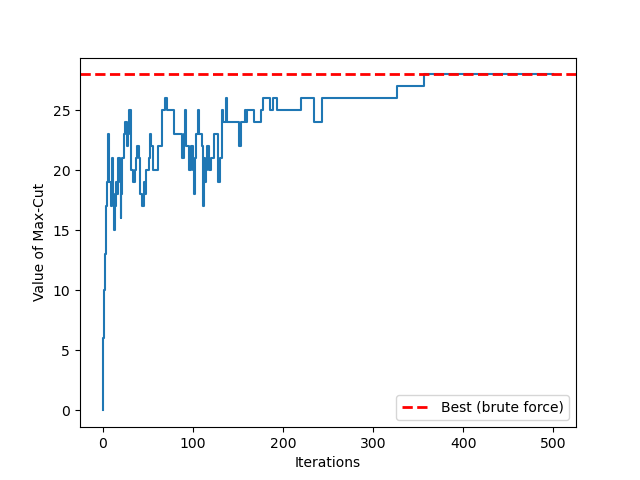
#> input picture prototyping/maxcut_sa.png, 640 x 480 px, given in place of the camera
$ python lp_n.py
#> lines starting #> are read from the running program, lines starting #| are printed output that depends on the picture
import numpy as np
import cv2


def scamp_colorscheme(img):
    return (np.clip(img, -128, 127) + 128).astype(np.uint8)


# Initialize variables
alpha = 0.1  # Smoothing factor for low-pass filter
filtered_frame = None

alpha2 = 0.9
filtered_frame2 = None

alpha3 = None
alpha4 = 0.1
VBip = None
Q_lpf = None

V_mem = None
alpha5 = 0.1

# Stream from camera (simulate using a video file for example)
G0A = 0.1
lambda_A = 0.1

threshold = 10

# Callback function for trackbar
def on_trackbar(val):
    global alpha
    alpha = val / 100.0  # Convert integer trackbar value to float (0.0 - 1.0)

# Callback function for trackbar
def on_trackbar2(val):
    global alpha2
    alpha2 = val / 100.0  # Convert integer trackbar value to float (0.0 - 1.0)

def on_trackbar4(val):
    global alpha4
    alpha2 = val / 100.0  # Convert integer trackbar value to float (0.0 - 1.0)

def on_trackbar5(val):
    global alpha5
    alpha5 = val / 100.0  # Convert integer trackbar value to float (0.0 - 1.0)

def mouse_click(ev):
    pass

cap = cv2.VideoCapture(0)  # Replace with video path or camera index

# Create a named window
cv2.namedWindow("LPF1")
cv2.namedWindow("LPF2")
cv2.namedWindow("events")
cv2.namedWindow("blured")
cv2.namedWindow("Q_lpf")
cv2.namedWindow("V_mem")

# Add a trackbar for alpha (0 to 100)
cv2.createTrackbar("Alpha", "LPF1", int(alpha * 100), 100, on_trackbar)
cv2.createTrackbar("Alpha2", "LPF2", int(alpha2 * 100), 100, on_trackbar2)
cv2.createTrackbar("Alpha4", "Q_lpf", int(alpha4 * 100), 100, on_trackbar4)
cv2.createTrackbar("Alpha5", "V_mem", int(alpha5 * 100), 100, on_trackbar5)
cv2.createTrackbar("threshold", "events", threshold, 255, on_trackbar2)
cv2.createTrackbar("enable blur", "blured", 0, 1, mouse_click)


while cap.isOpened():
    ret, current_frame = cap.read()
#> current_frame is the input picture: shape (480, 640, 3); mean B, G, R 250, 249, 248.5
    if not ret:
        break

    # Convert to grayscale for simplicity (optional, can work with color too)
    current_frame = cv2.cvtColor(current_frame, cv2.COLOR_BGR2GRAY)
#> current_frame: shape (480, 640)
    current_frame = cv2.resize(current_frame, (256, 256))
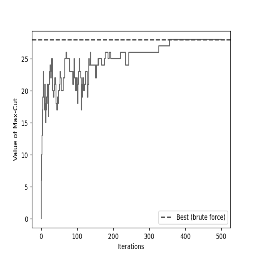
#> current_frame: shape (256, 256); min 2, max 255, mean 249.2
    cv2.imshow("Original Frame", scamp_colorscheme(current_frame))

    # apply the first blur
    blurred = cv2.GaussianBlur(current_frame, (3, 3), 0)
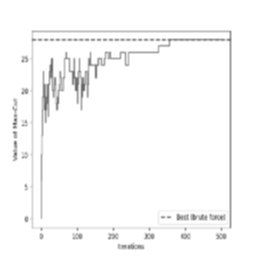
#> blurred: shape (256, 256); min 100, max 255, mean 249.2
    cv2.imshow("blured", scamp_colorscheme(blurred))

    # Initialize the low-pass filtered frame with the first frame
    if filtered_frame is None:
        filtered_frame = blurred.astype(np.float32)

    # Apply the low-pass filter1
    filtered_frame = alpha * blurred.astype(np.float32) + (1 - alpha) * filtered_frame
    cv2.imshow("LPF1", scamp_colorscheme(filtered_frame))

    # Compute the high-pass frame
    high_pass_frame = current_frame.astype(np.float32) - filtered_frame
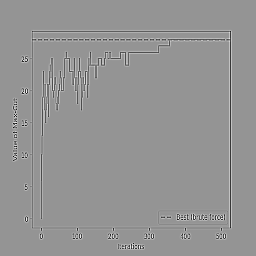
#> high_pass_frame: shape (256, 256) float32; min -156, max 112, mean 0; drawn with min black and max white
    cv2.imshow("HPF 1", scamp_colorscheme(high_pass_frame))

    HPF_blurred = cv2.GaussianBlur(high_pass_frame, (5, 5), 0)
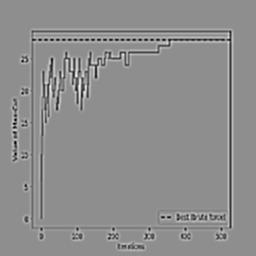
#> HPF_blurred: shape (256, 256) float32; min -19.6, max 15.55, mean -0.00886; drawn with min black and max white
    if filtered_frame2 is None:
        filtered_frame2 = HPF_blurred.astype(np.float32)

    filtered_frame2 = alpha2 * filtered_frame2 + (1 - alpha2) * HPF_blurred.astype(np.float32)
    cv2.imshow("LPF2", scamp_colorscheme(filtered_frame2))
#> in scamp_colorscheme (call 5), `return (np.clip(img, -128, 127) + 128).astype(np.uint8)`:
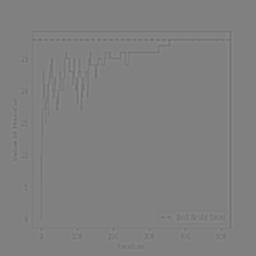
#> returned value: shape (256, 256); min 108, max 143, mean 127.9

    # Normalize the high-pass frame for better visualization (optional)
    IML = filtered_frame2 - high_pass_frame
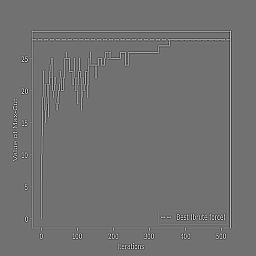
#> IML: shape (256, 256) float32; min -122.3, max 153.1, mean 0; drawn with min black and max white

    cv2.imshow("IML", scamp_colorscheme(IML))

    # Compute VBip
    if VBip is None:
        VBip = IML.astype(np.float32)

    if alpha3 is None:
        alpha3 = np.ones_like(IML)

    VBip = alpha3 * VBip + (1 - alpha3) * IML.astype(np.float32)
    cv2.imshow("VBip", scamp_colorscheme(VBip))
    cv2.imshow("alpha", alpha3)

    VBip_norm = VBip / np.max(VBip)
    Q = G0A + lambda_A * VBip_norm * VBip_norm
    if np.isnan(Q).any():
        print("Q")

    if Q_lpf is None:
        Q_lpf = Q.copy()

    Q_lpf = alpha4 * Q_lpf + (1- alpha4) * Q
    cv2.imshow("Q_lpf", scamp_colorscheme(Q_lpf))
#> in scamp_colorscheme (call 8), `return (np.clip(img, -128, 127) + 128).astype(np.uint8)`: returned value: shape (256, 256); every value is 128

    if np.isnan(Q_lpf).any():
        print("Q_lpf")

    alpha3 = np.clip(cv2.GaussianBlur(Q_lpf, (3, 3), 0), 0, 1)
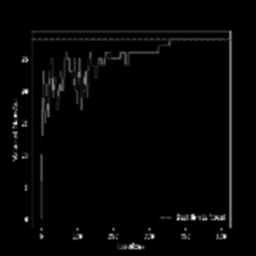
#> alpha3: shape (256, 256) float32; min 0.1, max 0.143, mean 0.101; drawn with min black and max white
    if np.isnan(Q_lpf).any():
        print("alpha3")

    # High Pass Filter
    HPF = VBip - IML
#> HPF: shape (256, 256) float32; every value is 0
    cv2.imshow("VBip_HPF", scamp_colorscheme(HPF))

    I_Gang = np.maximum(0, HPF)

    if V_mem is None:
        V_mem = I_Gang

    cv2.imshow("I_Gang", I_Gang)

    V_mem = alpha5 * I_Gang + (1 - alpha5) * V_mem

    cv2.imshow("V_mem", scamp_colorscheme(V_mem))

    # Exit on 'q' key
    if cv2.waitKey(1) & 0xFF == ord('q'):
#> (key q is pressed here)
        break

cap.release()
cv2.destroyAllWindows()
